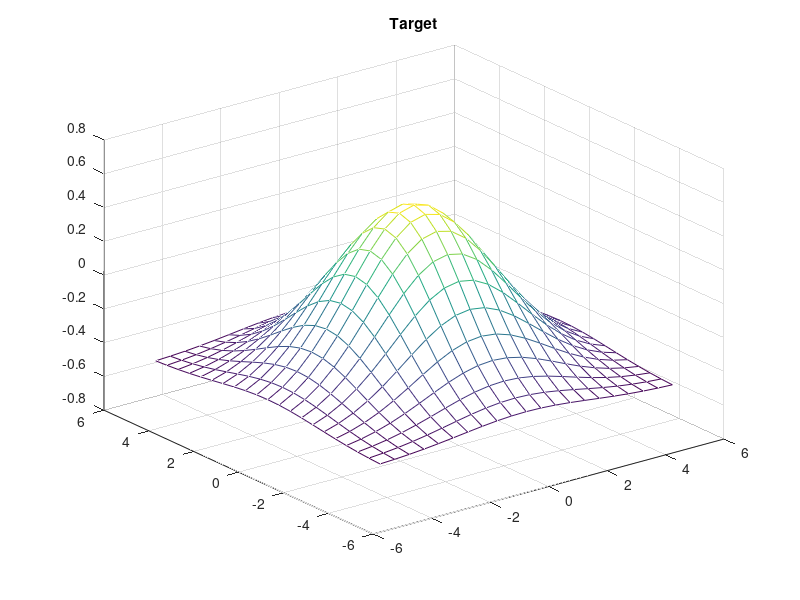
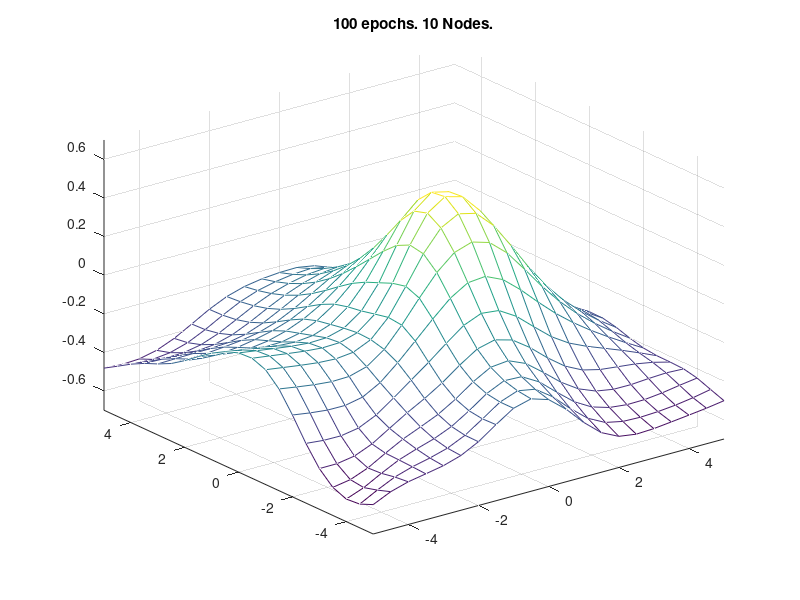

Here is the MATLAB script that generated these plots, in order:
clc
clear all 
close all

%{
rng(0)
n = 100;
mA = [ 2.0, 0.5]; sigmaA = 0.5;
mB = [-2.0, 0.0]; sigmaB = 0.5;
classA(1,:) = randn(1,n) .* sigmaA + mA(1);
classA(2,:) = randn(1,n) .* sigmaA + mA(2);
classB(1,:) = randn(1,n) .* sigmaB + mB(1);
classB(2,:) = randn(1,n) .* sigmaB + mB(2);
%}

x=[-5:0.5:5]';
y=[-5:0.5:5]';
z=exp(-x.*x*0.1) * exp(-y.*y*0.1)' - 0.5;
figure(1)
mesh(x, y, z);
title('Target')

ndata = length(z)*length(z);

targets = reshape (z, 1, ndata);
[xx, yy] = meshgrid (x, y);
patterns = [reshape(xx, 1, ndata); reshape(yy, 1, ndata)];


epochs = 100; 

[nin,~] = size(patterns);
[nout,~] = size(targets);
nhidden = 10;

w = randn(nhidden,nin+1);
v = randn(nout,nhidden+1);

alpha = 0.9;
dw = 0;%zeros(nhidden,nin+1);
dv = 0; %zeros(nout,nhidden+1);
eta = 0.005;
gridsize = length(x);

for i=1:epochs
    
    hin = w * [patterns ; ones(1,ndata)];
    hout = [2 ./ (1+exp(-hin)) - 1 ; ones(1,ndata)];
    oin = v * hout;
    out = 2 ./ (1+exp(-oin)) - 1;

    delta_o = (out - targets) .* ((1 + out) .* (1 - out)) * 0.5;
    delta_h = (v' * delta_o) .* ((1 + hout) .* (1 - hout)) * 0.5;
    delta_h = delta_h(1:nhidden, :);
    
    dw = (dw .* alpha) - (delta_h * [patterns; ones(1,ndata)]') .* (1-alpha);
    dv = (dv .* alpha) - (delta_o * hout') .* (1-alpha);
    w = w + dw .* eta;
    v = v + dv .* eta;  
    figure(2)

    
    zz = reshape(out, gridsize, gridsize);
    mesh(x,y,zz);
    axis([-5 5 -5 5 -0.7 0.7]);
    title(['100 epochs. 10 Nodes.'])
    drawnow;
    
    
end







